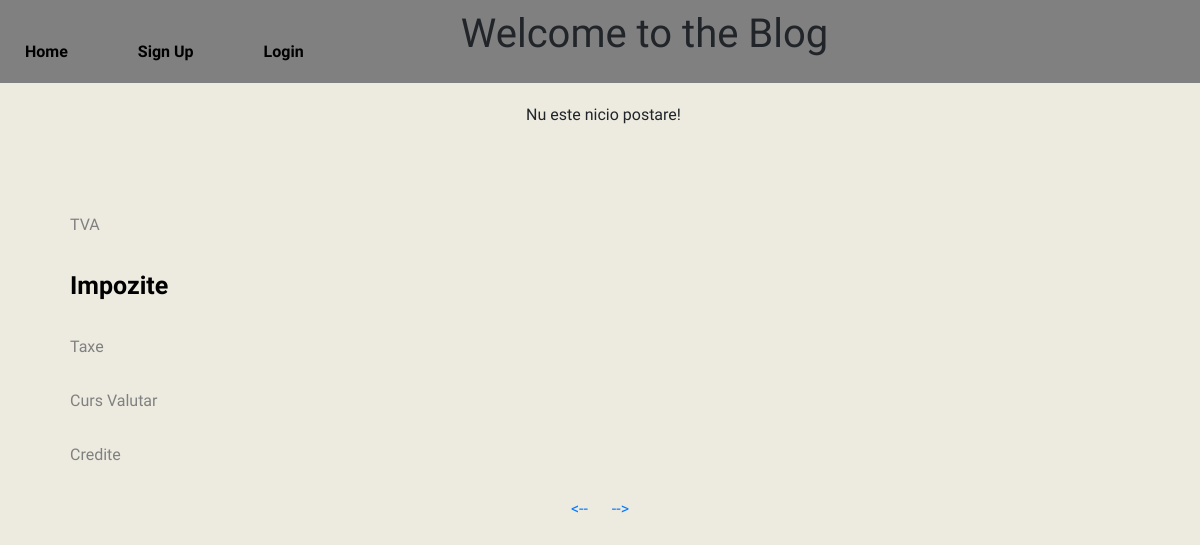
/?category_id=2&page=1, run on the app's committed database.
### tables this page shows
CREATE TABLE `categories` (
  `id` int(6) NOT NULL,
  `name` text NOT NULL
);

### menu.php (the view)
<div class="aside">
  <ul>
    <?
    $result = mysqli_query($conn,"SELECT * FROM categories");
       while($row = mysqli_fetch_array($result)): ?>
        <li>
          <a href="?category_id=<?= $row['id']; ?>&page=1" class="<? if(isset($_GET['category_id']) && $_GET['category_id'] == $row['id']) echo 'menu-highlight';?>"><?= $row['name']; ?></a>
        </li>
      <? endwhile; ?>
  </ul>
</div>

### style.css (style rules this page uses)
body,html { margin:0;font-family:Raleway;background-color:#EDEAE0; }
.aside { width:250px;float:left;margin-top:100px;position:relative; }
ul { list-style-type: none; }
.aside ul li { width:100%;margin:30px; }
.aside ul li a { text-decoration: none;color:grey; }
.menu-highlight { font-weight: bold;color:black !important;font-size:25px; }

### data on the page
categories: name "TVA"
categories: name "Impozite"
categories: name "Taxe"
categories: name "Curs Valutar"
categories: name "Credite"
